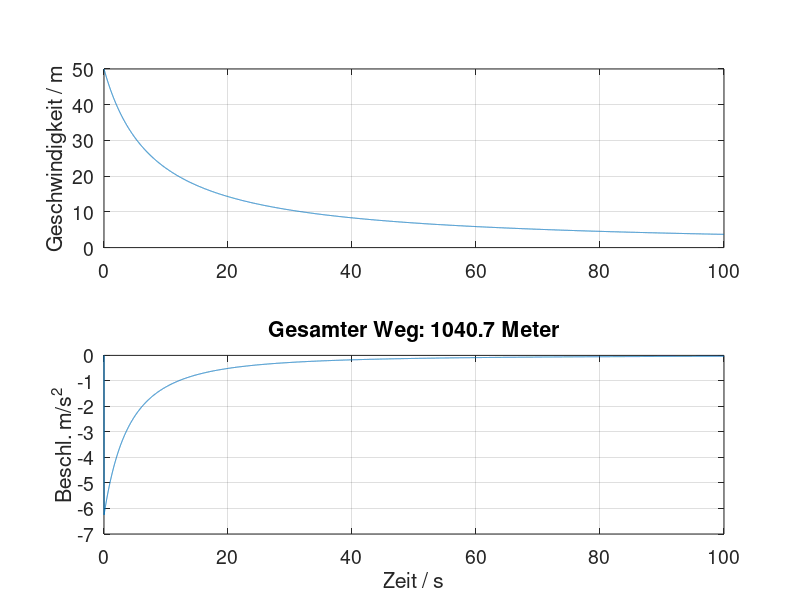

Reproduce this figure in MATLAB.
%% MEST 3 Uebung Woche 1, Fallschirm 2
% September 2019 Altenburger
% ------------- definiere Parameter
dt = 0.01;
Tend = 100;
v0 = 50;
alpha = 0.0025;
t = 0:dt:Tend;
v = zeros(size(t));
v(1) = v0;
a = zeros(size(t));
% mache einfache numerische Integration
for k = 2:length(v)
    a(k) = -alpha * v(k-1)^2;
    v(k) = dt * a(k) + v(k-1);
end
% visualisiere:
subplot(211)
plot(t,v)
grid
set(gca,'fontsize',14)
ylabel('Geschwindigkeit / m')
subplot(212)
plot(t,a)
grid
set(gca,'fontsize',14)
xlabel('Zeit / s')
ylabel('Beschl. m/s^2')
x_gesamt = trapz(t,v);
title(sprintf('Gesamter Weg: %3.1f Meter',x_gesamt))
